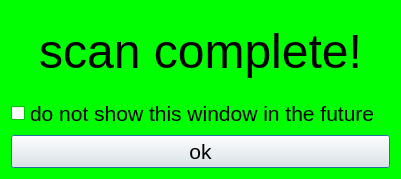
<?xml version="1.0" encoding="UTF-8"?>
<ui version="4.0">
 <class>ScanComplete</class>
 <widget class="QDialog" name="ScanComplete">
  <property name="geometry">
   <rect>
    <x>0</x>
    <y>0</y>
    <width>401</width>
    <height>179</height>
   </rect>
  </property>
  <property name="palette">
   <palette>
    <active>
     <colorrole role="Base">
      <brush brushstyle="SolidPattern">
       <color alpha="255">
        <red>255</red>
        <green>255</green>
        <blue>255</blue>
       </color>
      </brush>
     </colorrole>
     <colorrole role="Window">
      <brush brushstyle="SolidPattern">
       <color alpha="255">
        <red>0</red>
        <green>255</green>
        <blue>0</blue>
       </color>
      </brush>
     </colorrole>
    </active>
    <inactive>
     <colorrole role="Base">
      <brush brushstyle="SolidPattern">
       <color alpha="255">
        <red>255</red>
        <green>255</green>
        <blue>255</blue>
       </color>
      </brush>
     </colorrole>
     <colorrole role="Window">
      <brush brushstyle="SolidPattern">
       <color alpha="255">
        <red>0</red>
        <green>255</green>
        <blue>0</blue>
       </color>
      </brush>
     </colorrole>
    </inactive>
    <disabled>
     <colorrole role="Base">
      <brush brushstyle="SolidPattern">
       <color alpha="255">
        <red>0</red>
        <green>255</green>
        <blue>0</blue>
       </color>
      </brush>
     </colorrole>
     <colorrole role="Window">
      <brush brushstyle="SolidPattern">
       <color alpha="255">
        <red>0</red>
        <green>255</green>
        <blue>0</blue>
       </color>
      </brush>
     </colorrole>
    </disabled>
   </palette>
  </property>
  <property name="font">
   <font>
    <pointsize>8</pointsize>
   </font>
  </property>
  <property name="windowTitle">
   <string>Scan Complete</string>
  </property>
  <property name="locale">
   <locale language="English" country="UnitedStates"/>
  </property>
  <layout class="QVBoxLayout" name="verticalLayout">
   <item>
    <widget class="QLabel" name="label">
     <property name="font">
      <font>
       <pointsize>36</pointsize>
      </font>
     </property>
     <property name="text">
      <string>scan complete!</string>
     </property>
     <property name="textFormat">
      <enum>Qt::AutoText</enum>
     </property>
     <property name="alignment">
      <set>Qt::AlignCenter</set>
     </property>
    </widget>
   </item>
   <item>
    <widget class="QCheckBox" name="checkBox">
     <property name="font">
      <font>
       <pointsize>16</pointsize>
      </font>
     </property>
     <property name="text">
      <string>do not show this window in the future</string>
     </property>
    </widget>
   </item>
   <item>
    <widget class="QPushButton" name="pushButton">
     <property name="font">
      <font>
       <pointsize>16</pointsize>
      </font>
     </property>
     <property name="autoFillBackground">
      <bool>false</bool>
     </property>
     <property name="text">
      <string>ok</string>
     </property>
    </widget>
   </item>
  </layout>
 </widget>
 <resources/>
 <connections/>
</ui>
